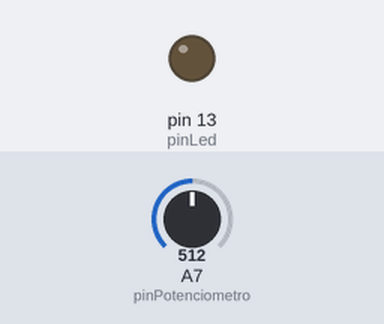
The sketch below on a simulated Arduino Nano, built with avr-gcc and run on an emulated ATmega328P. On the bench: output pins drawn as LEDs (lit = HIGH). The inputs (shaded band) are chosen by the test bench; at power-on: A7 (pinPotenciometro) = 512.

Above: at 1.2 s.
1.3 s: A7 (pinPotenciometro) set to 525
At 1.9 s:
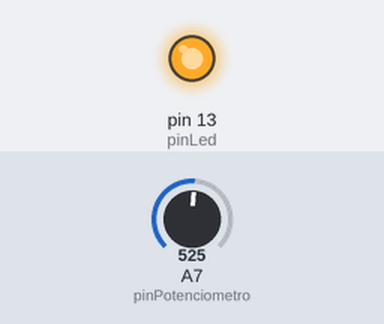
2.8 s: A7 (pinPotenciometro) set to 511
At 3.1 s:
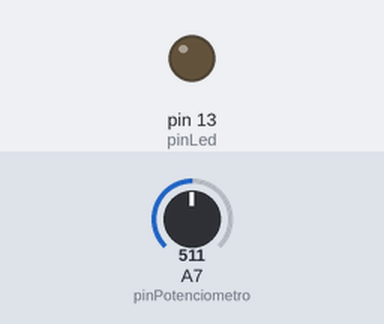
4.3 s: A7 (pinPotenciometro) set to 716
At 5.4 s:
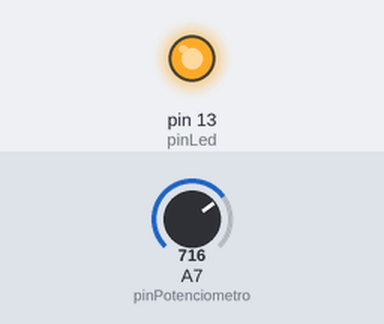
Timing chart, 0 to 7.3 s (numbered marks = the images above; inputs shaded):
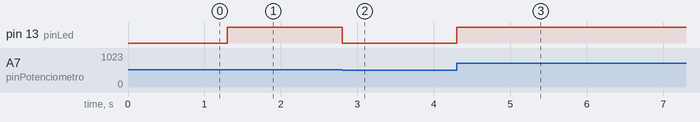

Measured:
- the behaviour switches between 513 and 514 on A7 (pinPotenciometro) (found by bisection; images 0 and 1)
- after the input at 1.3 s, pin 13 (pinLed): LOW → HIGH at once
- after the input at 2.8 s, pin 13 (pinLed): HIGH → LOW at once
- after the input at 4.3 s, pin 13 (pinLed): LOW → HIGH at once

The sketch:

led_pwm.ino
```cpp
#define pinPotenciometro A7
#define pinLed  13
void setup() {
  pinMode(pinLed, OUTPUT);
}

void loop() {
  int valor_potenciometro = analogRead(pinPotenciometro);
  int valor_PWM = map(valor_potenciometro, 0, 1023, 0, 255);
  analogWrite(pinLed, valor_PWM);
}
```
